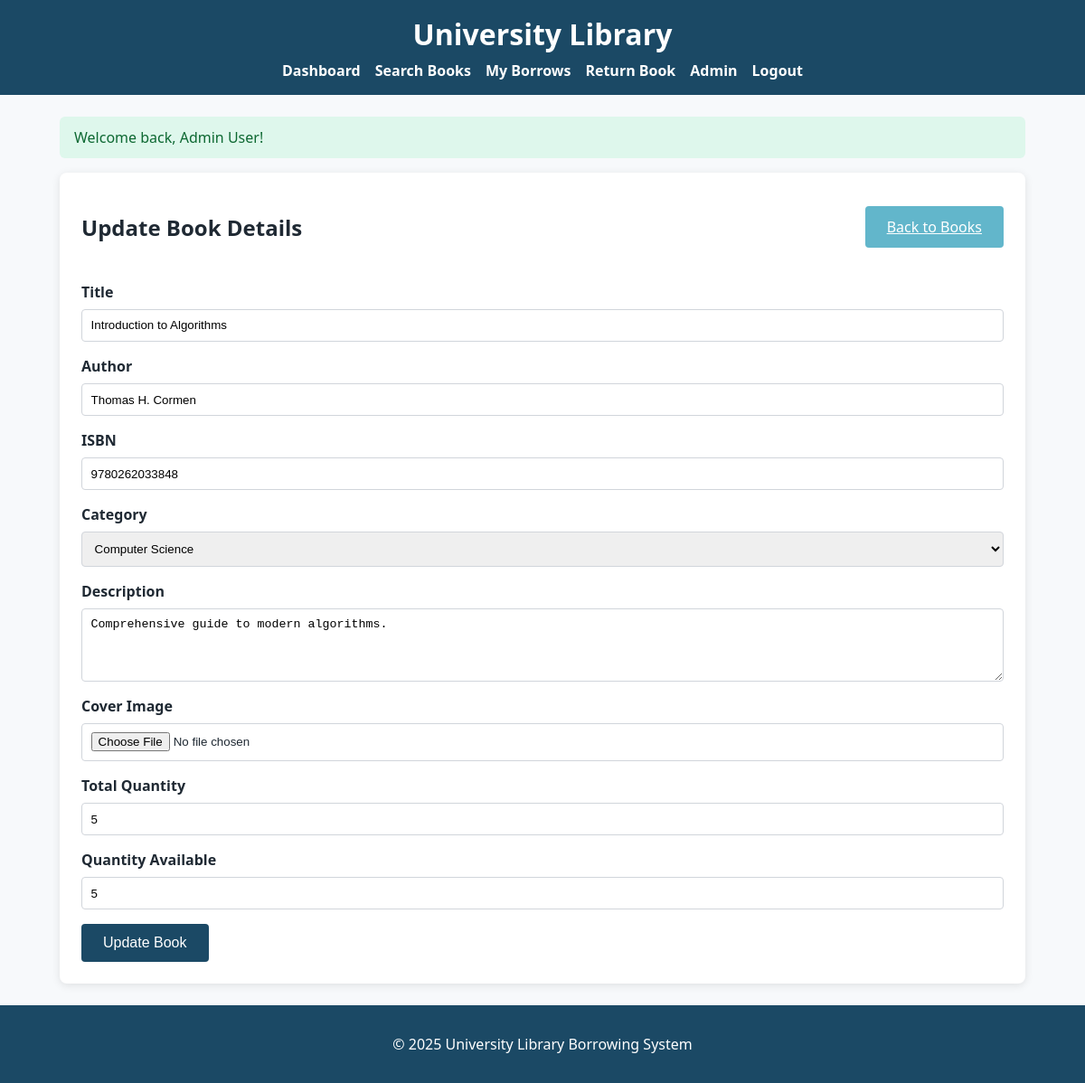
/admin_book_form.php?id=1 (signed in), run on the app's committed database.
### tables this page shows
CREATE TABLE IF NOT EXISTS books (
    id INT AUTO_INCREMENT PRIMARY KEY,
    title VARCHAR(255) NOT NULL,
    author VARCHAR(255) NOT NULL,
    isbn VARCHAR(60) DEFAULT NULL,
    description TEXT,
    category_id INT DEFAULT NULL,
    total_quantity INT NOT NULL,
    quantity_available INT NOT NULL,
    cover_image VARCHAR(255) DEFAULT NULL,
    created_at TIMESTAMP DEFAULT CURRENT_TIMESTAMP,
    updated_at TIMESTAMP DEFAULT CURRENT_TIMESTAMP ON UPDATE CURRENT_TIMESTAMP,
    CONSTRAINT fk_books_category FOREIGN KEY (category_id) REFERENCES categories (id) ON DELETE SET NULL
);

CREATE TABLE IF NOT EXISTS categories (
    id INT AUTO_INCREMENT PRIMARY KEY,
    name VARCHAR(120) NOT NULL UNIQUE
);

### public/includes/functions.php (called while the page is built, shortened)
<?php
function sanitize(string $value): string {
    return htmlspecialchars($value, ENT_QUOTES, 'UTF-8');
}

### public/admin_book_form.php (the view, shortened to what this page needs)
<?php
require_once __DIR__ . '/includes/functions.php';
$conn = get_db_connection();
$book = null;
if (isset($_GET['id'])) {
    $bookId = (int)$_GET['id'];
    $stmt = $conn->prepare('SELECT * FROM books WHERE id = ?');
    $stmt->bind_param('i', $bookId);
    $stmt->execute();
    $book = $stmt->get_result()->fetch_assoc();
}
$categories = $conn->query('SELECT id, name FROM categories ORDER BY name')->fetch_all(MYSQLI_ASSOC);
include __DIR__ . '/includes/header.php';
?>
<section class="card">
    <div class="card-header">
        <h2><?= $book ? 'Update Book Details' : 'Add a New Book'; ?></h2>
        <a class="button secondary" href="admin_books.php">Back to Books</a>
    </div>
    <form method="post" action="" enctype="multipart/form-data" class="form-grid">
        <label for="title">Title</label>
        <input type="text" name="title" id="title" required value="<?= sanitize($book['title'] ?? ''); ?>">
        <label for="author">Author</label>
        <input type="text" name="author" id="author" required value="<?= sanitize($book['author'] ?? ''); ?>">
        <label for="isbn">ISBN</label>
        <input type="text" name="isbn" id="isbn" value="<?= sanitize($book['isbn'] ?? ''); ?>">
        <label for="category_id">Category</label>
        <select name="category_id" id="category_id">
            <?php foreach ($categories as $cat): ?>
                <option value="<?= $cat['id']; ?>" <?= isset($book['category_id']) && (int)$book['category_id'] === (int)$cat['id'] ? 'selected' : ''; ?>>
                    <?= sanitize($cat['name']); ?>
                </option>
            <?php endforeach; ?>
        </select>
        <label for="description">Description</label>
        <textarea name="description" id="description" rows="4"><?= sanitize($book['description'] ?? ''); ?></textarea>
        <label for="cover_image">Cover Image</label>
        <input type="file" name="cover_image" id="cover_image" accept="image/png,image/jpeg,image/webp">
        <label for="total_quantity">Total Quantity</label>
        <input type="number" min="1" name="total_quantity" id="total_quantity" required value="<?= sanitize((string)($book['total_quantity'] ?? 1)); ?>">
        <label for="quantity_available">Quantity Available</label>
        <input type="number" min="0" name="quantity_available" id="quantity_available" required value="<?= sanitize((string)($book['quantity_available'] ?? ($book['total_quantity'] ?? 1))); ?>">
        <button type="submit"><?= $book ? 'Update Book' : 'Add Book'; ?></button>
    </form>
</section>
<?php include __DIR__ . '/includes/footer.php'; ?>

### public/assets/css/styles.css (style rules this page uses)
:root { --primary: #1b4965; --secondary: #cae9ff; --accent: #62b6cb; --background: #f7f9fb; --text: #1f2933; }
* { box-sizing: border-box; }
body { font-family: 'Segoe UI', Tahoma, Geneva, Verdana, sans-serif; margin: 0; background: var(--background); color: var(--text); }
.card { background: white; padding: 1.5rem; border-radius: 8px; box-shadow: 0 2px 10px rgba(0, 0, 0, 0.1); margin-bottom: 1.5rem; }
form label { display: block; margin-bottom: 0.5rem; font-weight: 600; }
form input, form select, form textarea { width: 100%; padding: 0.6rem; margin-bottom: 1rem; border: 1px solid #d1d5db; border-radius: 4px; }
button, .button { background: var(--primary); color: white; border: none; padding: 0.75rem 1.5rem; border-radius: 4px; cursor: pointer; font-size: 1rem; }
.button.secondary { background: var(--accent); }
.card-header { display: flex; justify-content: space-between; align-items: center; gap: 1rem; margin-bottom: 1.5rem; flex-wrap: wrap; }
.form-grid { display: flex; flex-direction: column; }
.form-grid button { align-self: flex-start; }

### data on the page
books: title "Introduction to Algorithms", author "Thomas H. Cormen", isbn "9780262033848", category_id "Computer Science", description "Comprehensive guide to modern algorithms.", total_quantity "5", quantity_available "5"

### other printed values
$flash['message'] "Welcome back, Admin User!"
